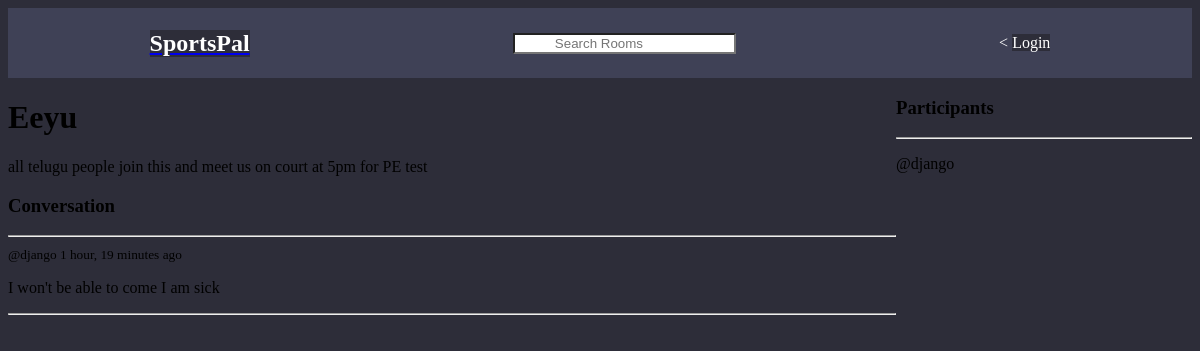
The app's page /room/30/ with its own data.
### base/models.py (models this page shows, shortened)
class Room(models.Model):
    host = models.ForeignKey(User, on_delete=models.SET_NULL, null=True)
    topic = models.ForeignKey(Topic, on_delete=models.SET_NULL, null=True)
    name = models.CharField(max_length=200)
    description = models.TextField(null = True, blank = True)
    participants = models.ManyToManyField(User, related_name='participants', blank=True)
    updated = models.DateTimeField(auto_now=True)
    created = models.DateTimeField(auto_now_add=True)
    class Meta:
        ordering = ('-updated','-created')

class Message(models.Model):
    user = models.ForeignKey(User, on_delete=models.CASCADE)
    room = models.ForeignKey(Room, on_delete=models.CASCADE)
    body = models.TextField()
    updated = models.DateTimeField(auto_now=True)
    created = models.DateTimeField(auto_now_add=True)

### base/views.py (the view, shortened to what this page needs)
# urls.py: path("room/<str:pk>/", views.room, name="room"),
def room(request,pk):
    room = Room.objects.get(id=pk)
    room_messages = room.message_set.all().order_by('-created')
    participants = room.participants.all()
    context = {'room':room,'room_messages':room_messages,'participants':participants}
    return render(request,"base/room.html",context )

### base/templates/base/room.html (shortened to what this page needs)
{% extends 'main.html' %}
{% load static %}
{% block content %}
{% block css %}
    <link rel="stylesheet" type="text/css" href="{% static 'styles/room.css' %}">
    <link href="{% static 'fontawesomefree/css/fontawesome.css' %}" rel="stylesheet" type="text/css">
    <link href="{% static 'fontawesomefree/css/brands.css' %}" rel="stylesheet" type="text/css">
    <link href="{% static 'fontawesomefree/css/solid.css' %}" rel="stylesheet" type="text/css">
{% endblock %}
<div class="room-container">
    <div>
        <h1>{{room.name}}</h1>
        <p>{{room.description}}</p>
        <div class="comment-wrapper">
            <h3>Conversation</h3>
            <hr>
            {% for message in room_messages %}
            <div>
                <small>@{{message.user}} {{message.created|timesince}} ago </small>
                <p>{{message.body}}</p>
                <hr>
            </div>
            {% endfor %}
        </div>
    </div>
    <div>
        <h3>Participants</h3>
        <hr>
        {% for user in participants %}
        <div>
            <p>@{{user.username}}</p>
        </div>
        {% endfor %}
    </div>
</div>
{% endblock %}

### static/styles/main.css (style rules this page uses)
* { background-color: #2d2d39;; }

### base/templates/base/room.html (style rules this page uses)
.room-container { display: grid; grid-template-columns: 3fr 1fr ; }

### records on screen
Room: name "Eeyu", description "all telugu people join this and meet us on court at 5pm for PE test"
Message: user "django", created "1 hour, 19 minutes", body "I won't be able to come I am sick"

### other values on screen
{{ user.username }} "django"
